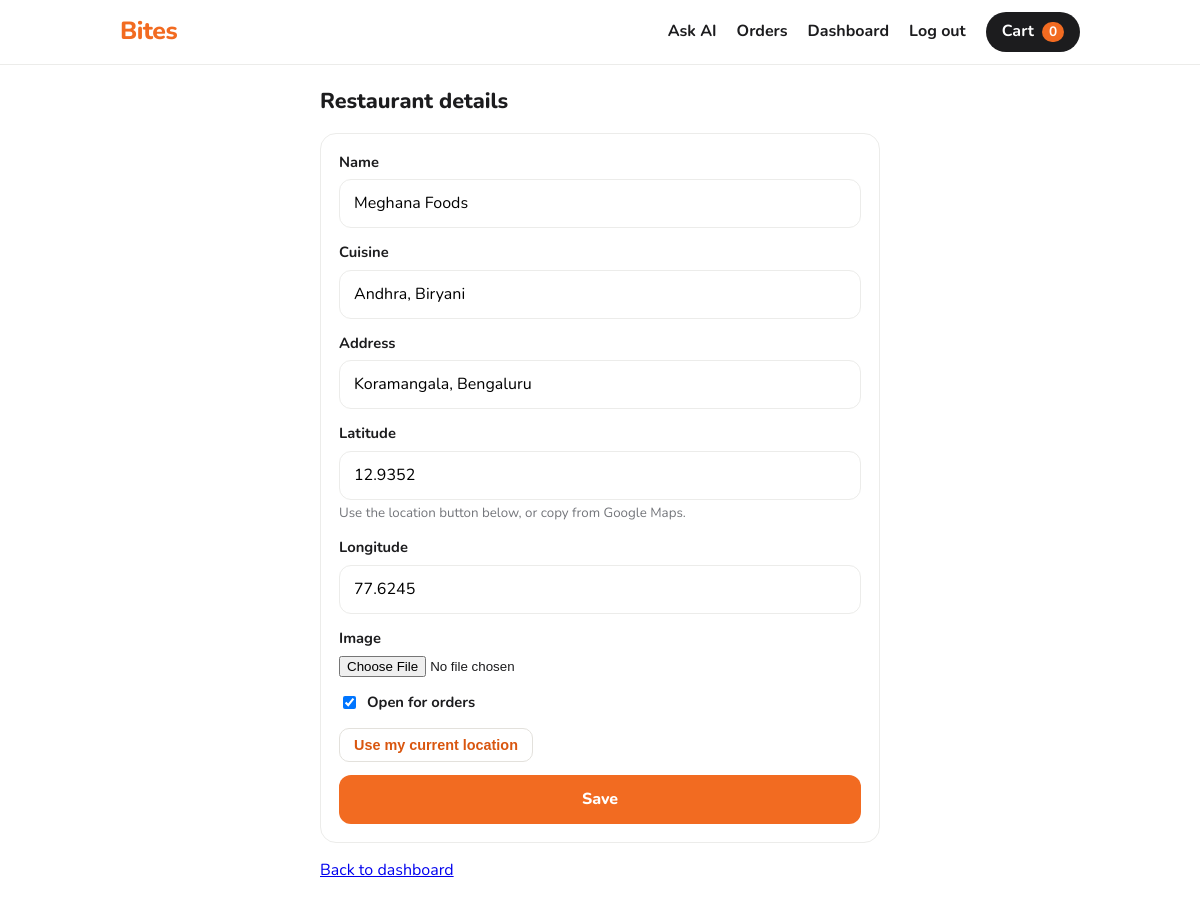
/owner/restaurant/ (signed in), run on the app's committed database.
### orders/models.py (models this page shows, shortened)
class Restaurant(models.Model):
    owner = models.ForeignKey(settings.AUTH_USER_MODEL, null=True, blank=True,
                              related_name="restaurants", on_delete=models.SET_NULL)
    name = models.CharField(max_length=100)
    cuisine = models.CharField(max_length=100, blank=True)
    address = models.CharField(max_length=200, blank=True)
    latitude = models.FloatField()
    longitude = models.FloatField()
    image = models.ImageField(upload_to="restaurants/", blank=True)
    is_open = models.BooleanField(default=True)

### orders/owner_views.py (the view)
# urls.py: path("owner/restaurant/", ov.owner_restaurant, name="owner_restaurant"),
@login_required
def owner_restaurant(request):
    if not is_owner(request.user):
        messages.error(request, "That area is for restaurant owners.")
        return redirect("home")
    instance = get_owner_restaurant(request.user)
    form = RestaurantForm(request.POST or None, request.FILES or None, instance=instance)
    if request.method == "POST" and form.is_valid():
        r = form.save(commit=False)
        r.owner = request.user
        r.save()
        messages.success(request, "Restaurant saved.")
        return redirect("owner_dashboard")
    return render(request, "orders/owner_restaurant.html", {"form": form, "creating": instance is None})

### orders/forms.py (shortened to what this page needs)
class RestaurantForm(forms.ModelForm):
    class Meta:
        model = Restaurant
        fields = ["name", "cuisine", "address", "latitude", "longitude", "image", "is_open"]
        labels = {"is_open": "Open for orders"}
        help_texts = {"latitude": "Use the location button below, or copy from Google Maps.",
                      "longitude": ""}

### orders/context.py (called while the page is built)
def cart_summary(request):
    cart = request.session.get("cart", {})
    count, total = 0, Decimal("0")
    ids = [int(k) for k in cart if str(k).isdigit()]
    if ids:
        for i in MenuItem.objects.filter(pk__in=ids):
            qty = cart.get(str(i.pk), 0)
            count += qty
            total += i.price * qty
    return count, total

def cart_info(request):
    count, total = cart_summary(request)
    return {
        "cart_count": count,
        "cart_total": total,
        "user_is_owner": is_owner(request.user) if request.user.is_authenticated else False,
    }

### orders/utils.py (called while the page is built)
def get_owner_restaurant(user):
    if not user.is_authenticated:
        return None
    return Restaurant.objects.filter(owner=user).first()

def is_owner(user):
    if not user.is_authenticated:
        return False
    return (Restaurant.objects.filter(owner=user).exists()
            or Profile.objects.filter(user=user, is_owner=True).exists())

### orders/templates/orders/owner_restaurant.html (shortened to what this page needs)
{% extends "orders/base.html" %}
{% block content %}
<div class="narrow">
  <h1 class="sec">{% if creating %}Set up your restaurant{% else %}Restaurant details{% endif %}</h1>
  <form method="post" enctype="multipart/form-data" class="card">{% csrf_token %}
    {% include "orders/_form.html" %}
    <button type="button" class="btn-outline btn-sm" id="locate">Use my current location</button>
    <button class="primary">Save</button>
  </form>
  {% if not creating %}<a href="{% url 'owner_dashboard' %}">Back to dashboard</a>{% endif %}
</div>
{% endblock %}

### orders/templates/orders/_form.html (shortened to what this page needs)
{% for field in form %}
  {% if field.is_hidden %}{{ field }}{% else %}
  <div class="fgroup{% if field.field.widget.input_type == 'checkbox' %} check{% endif %}">
    {% if field.field.widget.input_type == 'checkbox' %}
      <label>{{ field }} {{ field.label }}</label>
    {% else %}
      <label for="{{ field.id_for_label }}">{{ field.label }}</label>{{ field }}
    {% endif %}
    {% if field.help_text %}<small class="muted">{{ field.help_text|safe }}</small>{% endif %}
  </div>
  {% endif %}
{% endfor %}

### orders/static/orders/style.css (style rules this page uses)
:root { --ink:#1c1c1e; --muted:#74767b; --line:#ececea; --soft:#f7f6f3; --tint:#fff1e7; --accent:#f26b21; --accent-dark:#d9560f; --green:#1ea35a; --red:#d93a2f; --radius:16px; }
* { box-sizing: border-box; }
body { margin:0; font-family:"Nunito", system-ui, -apple-system, "Segoe UI", sans-serif; color:var(--ink); background:#fff; line-height:1.45; padding-bottom:84px; }
h1, h2, h3 { margin:0; line-height:1.2; }
.muted { color:var(--muted); }
.sec { font-size:1.35rem; font-weight:800; margin-bottom:18px; }
.btn, button.primary { display:inline-block; background:var(--accent); color:#fff; border:0; border-radius:12px; padding:13px 24px; font:inherit; font-weight:800; cursor:pointer; text-decoration:none; width:100%; text-align:center; }
label { font-weight:700; font-size:.92rem; }
.narrow { max-width:560px; margin:0 auto; }
.card { border:1px solid var(--line); border-radius:var(--radius); padding:18px; background:#fff; margin-bottom:16px; }
.fgroup { margin-bottom:14px; }
.fgroup label { display:block; font-weight:700; font-size:.92rem; margin-bottom:6px; }
.fgroup.check label { display:flex; align-items:center; gap:8px; }
.fgroup input:not([type=checkbox]):not([type=radio]):not([type=file]), .fgroup textarea, .fgroup select { width:100%; padding:12px 14px; border:1px solid var(--line); border-radius:12px; font:inherit; background:#fff; }
.fgroup small { display:block; margin-top:4px; }
button.btn-sm, .btn.btn-sm { width:auto; padding:8px 14px; font-size:.9rem; border-radius:10px; font-weight:700; cursor:pointer; }
.btn-outline { background:#fff !important; color:var(--accent-dark) !important; border:1px solid #e3e1dc !important; }

### data on the page
Restaurant: form "Meghana Foods" "Andhra, Biryani" "Koramangala, Bengaluru" "12.9352" "77.6245", form "☑"

### other printed values
{{ cart_count }} "0"
{{ field.label }} "Name" "Cuisine" "Address" "Latitude" "Longitude" "Image"
{{ field.help_text|safe }} "Use the location button below, or copy from Google Maps."
{{ field.label }} "Open for orders"
